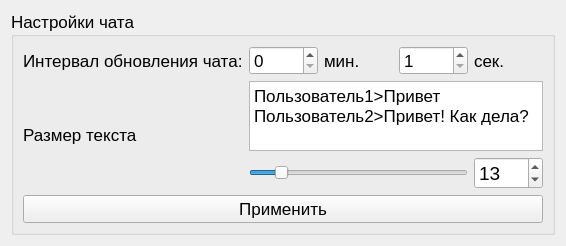
<?xml version="1.0" encoding="UTF-8"?>
<ui version="4.0">
 <class>set_chat</class>
 <widget class="QWidget" name="set_chat">
  <property name="geometry">
   <rect>
    <x>0</x>
    <y>0</y>
    <width>566</width>
    <height>236</height>
   </rect>
  </property>
  <property name="windowTitle">
   <string>Form</string>
  </property>
  <layout class="QGridLayout" name="gridLayout">
   <item row="0" column="0">
    <widget class="QGroupBox" name="groupBox">
     <property name="font">
      <font>
       <pointsize>13</pointsize>
      </font>
     </property>
     <property name="title">
      <string>Настройки чата</string>
     </property>
     <layout class="QGridLayout" name="gridLayout_2">
      <item row="1" column="0">
       <widget class="QLabel" name="label">
        <property name="font">
         <font>
          <pointsize>13</pointsize>
         </font>
        </property>
        <property name="text">
         <string>Интервал обновления чата:</string>
        </property>
       </widget>
      </item>
      <item row="1" column="2">
       <widget class="QLabel" name="label_3">
        <property name="text">
         <string>мин.</string>
        </property>
       </widget>
      </item>
      <item row="4" column="0" colspan="5">
       <widget class="QPushButton" name="pushButton">
        <property name="text">
         <string>Применить</string>
        </property>
       </widget>
      </item>
      <item row="1" column="4">
       <widget class="QLabel" name="label_2">
        <property name="text">
         <string>сек.</string>
        </property>
       </widget>
      </item>
      <item row="1" column="3">
       <widget class="QSpinBox" name="spinBox">
        <property name="font">
         <font>
          <pointsize>13</pointsize>
         </font>
        </property>
        <property name="minimum">
         <number>1</number>
        </property>
        <property name="maximum">
         <number>59</number>
        </property>
       </widget>
      </item>
      <item row="1" column="1">
       <widget class="QSpinBox" name="spinBox_2">
        <property name="maximum">
         <number>59</number>
        </property>
       </widget>
      </item>
      <item row="2" column="1" colspan="4">
       <widget class="QTextEdit" name="textEdit">
        <property name="html">
         <string>&lt;!DOCTYPE HTML PUBLIC &quot;-//W3C//DTD HTML 4.0//EN&quot; &quot;http://www.w3.org/TR/REC-html40/strict.dtd&quot;&gt;
&lt;html&gt;&lt;head&gt;&lt;meta name=&quot;qrichtext&quot; content=&quot;1&quot; /&gt;&lt;style type=&quot;text/css&quot;&gt;
p, li { white-space: pre-wrap; }
&lt;/style&gt;&lt;/head&gt;&lt;body style=&quot; font-family:'MS Shell Dlg 2'; font-size:13pt; font-weight:400; font-style:normal;&quot;&gt;
&lt;p style=&quot; margin-top:0px; margin-bottom:0px; margin-left:0px; margin-right:0px; -qt-block-indent:0; text-indent:0px;&quot;&gt;Пользователь1&amp;gt;Привет&lt;/p&gt;
&lt;p style=&quot; margin-top:0px; margin-bottom:0px; margin-left:0px; margin-right:0px; -qt-block-indent:0; text-indent:0px;&quot;&gt;Пользователь2&amp;gt;Привет! Как дела?&lt;/p&gt;
&lt;p style=&quot;-qt-paragraph-type:empty; margin-top:0px; margin-bottom:0px; margin-left:0px; margin-right:0px; -qt-block-indent:0; text-indent:0px;&quot;&gt;&lt;br /&gt;&lt;/p&gt;&lt;/body&gt;&lt;/html&gt;</string>
        </property>
       </widget>
      </item>
      <item row="3" column="4">
       <widget class="QSpinBox" name="spinBox_3">
        <property name="font">
         <font>
          <pointsize>14</pointsize>
         </font>
        </property>
        <property name="minimum">
         <number>1</number>
        </property>
        <property name="value">
         <number>13</number>
        </property>
       </widget>
      </item>
      <item row="2" column="0" rowspan="2">
       <widget class="QLabel" name="label_4">
        <property name="text">
         <string>Размер текста</string>
        </property>
       </widget>
      </item>
      <item row="3" column="1" colspan="3">
       <widget class="QSlider" name="horizontalSlider">
        <property name="font">
         <font>
          <pointsize>14</pointsize>
         </font>
        </property>
        <property name="minimum">
         <number>1</number>
        </property>
        <property name="value">
         <number>13</number>
        </property>
        <property name="orientation">
         <enum>Qt::Horizontal</enum>
        </property>
       </widget>
      </item>
     </layout>
    </widget>
   </item>
  </layout>
 </widget>
 <resources/>
 <connections>
  <connection>
   <sender>horizontalSlider</sender>
   <signal>valueChanged(int)</signal>
   <receiver>spinBox_3</receiver>
   <slot>setValue(int)</slot>
   <hints>
    <hint type="sourcelabel">
     <x>424</x>
     <y>167</y>
    </hint>
    <hint type="destinationlabel">
     <x>514</x>
     <y>172</y>
    </hint>
   </hints>
  </connection>
  <connection>
   <sender>spinBox_3</sender>
   <signal>valueChanged(int)</signal>
   <receiver>horizontalSlider</receiver>
   <slot>setValue(int)</slot>
   <hints>
    <hint type="sourcelabel">
     <x>496</x>
     <y>165</y>
    </hint>
    <hint type="destinationlabel">
     <x>382</x>
     <y>171</y>
    </hint>
   </hints>
  </connection>
 </connections>
</ui>
